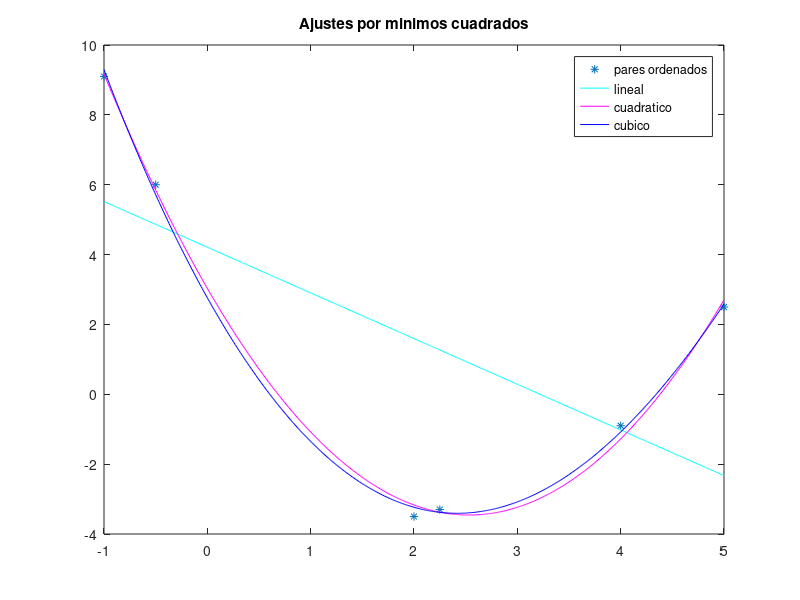

The MATLAB source for this figure:
% Ejercicio 2: ajuste por minimos cuadrados de orden 1, 2 y 3 ==================

clc; clear all; close all;

% datos de entrada:
x = [-1.0 -0.5 2.0 2.25 4.0 5.0];
y = [9.1 6.0 -3.5 -3.3 -0.9 2.5];
x0 = [x(1):0.01:x(end)];

coef1 = polyfit(x, y, 1);
pol1 = polyval(coef1, x0);

coef2 = polyfit(x , y, 2);
pol2 = polyval(coef2, x0);

coef3 = polyfit(x, y, 3);
pol3 = polyval(coef3, x0);

figure (1)
plot(x, y, '*')
hold on
plot(x0, pol1, 'c')
plot(x0, pol2, 'm')
plot(x0, pol3, 'b')
title('Ajustes por minimos cuadrados')
legend('pares ordenados', 'lineal', 'cuadratico', 'cubico')